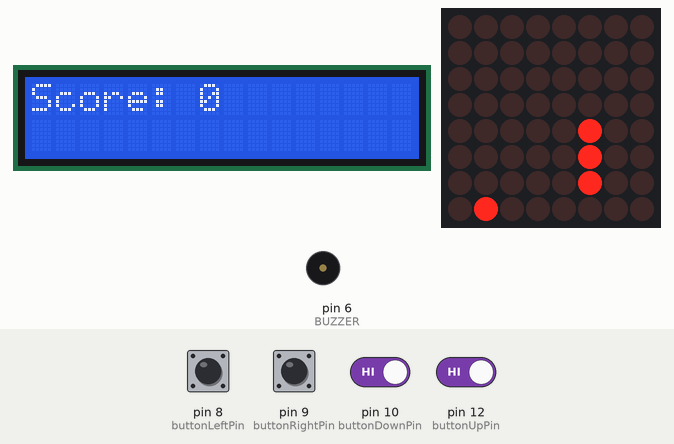
This sketch was run on a simulated Arduino Uno, built with avr-gcc and run on an emulated ATmega328P. Shown: 16×2 character LCD, 8×8 LED matrix, buzzer (waves = sounding). The inputs (shaded band) are chosen by the test bench; at power-on: pin 8 (buttonLeftPin), pin 9 (buttonRightPin), pin 10 (buttonDownPin), pin 12 (buttonUpPin) HIGH. Random numbers use the default seed unless the sketch sets one; what the sketch prints to the serial monitor is not drawn.

Above: at 4.68 s.
4.7 s: pin 10 (buttonDownPin) driven LOW and pin 12 (buttonUpPin) driven LOW
At 4.8 s:
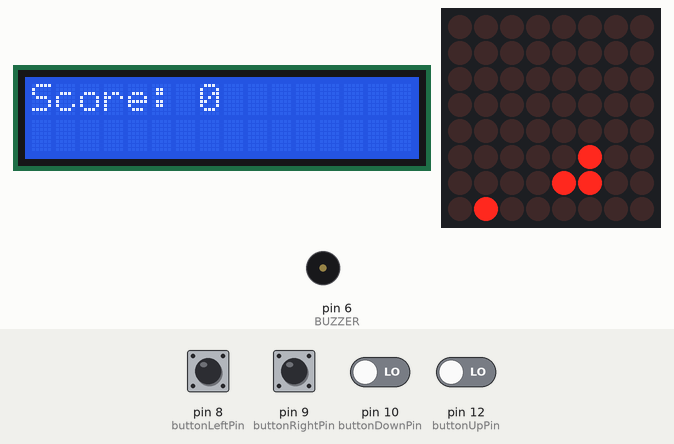
6.6 s: pin 10 (buttonDownPin) driven HIGH
At 6.72 s:
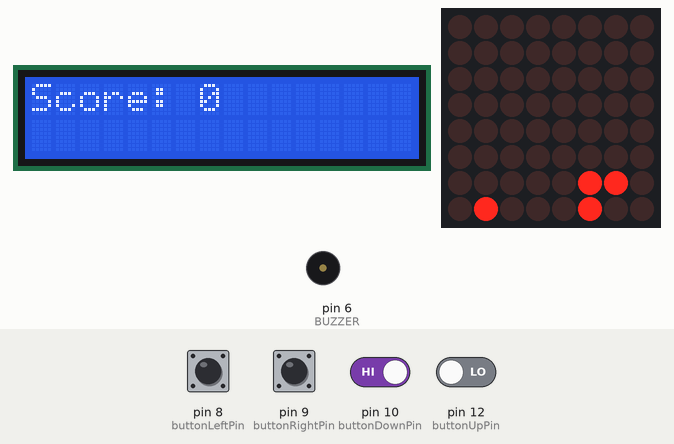
9.4 s: pin 10 (buttonDownPin) driven LOW
At 9.47 s:
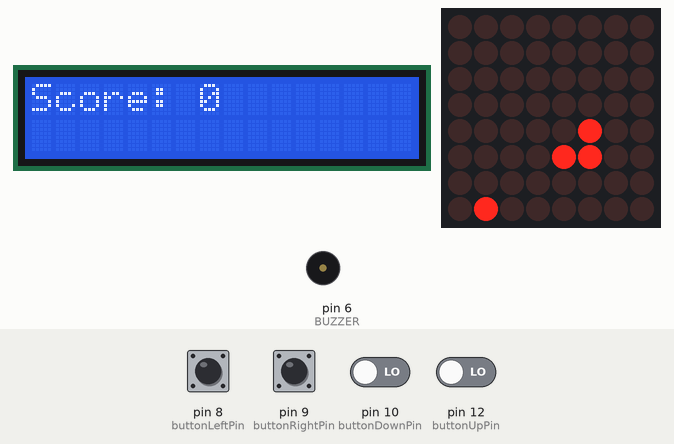
11.2 s: pin 12 (buttonUpPin) driven HIGH
At 11.27 s:
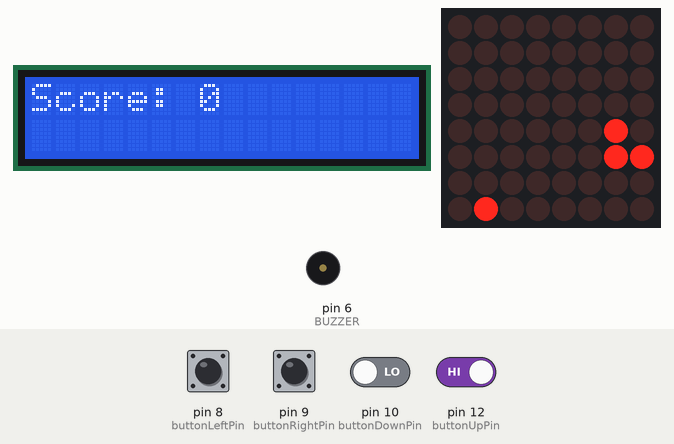
13.0 s: pin 12 (buttonUpPin) driven LOW
At 13.07 s:
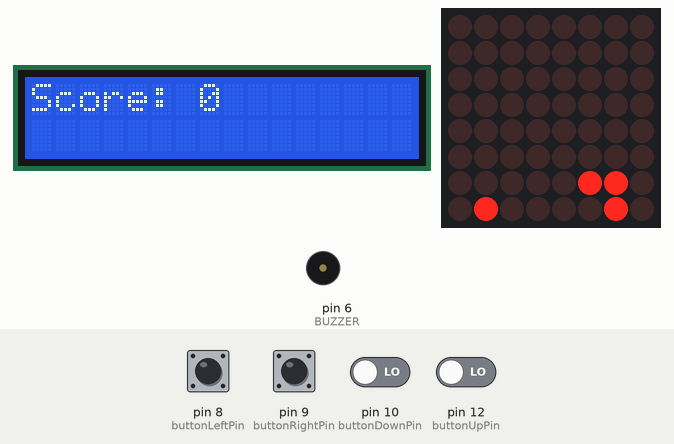
14.5 s: pin 10 (buttonDownPin) driven HIGH
At 14.85 s:
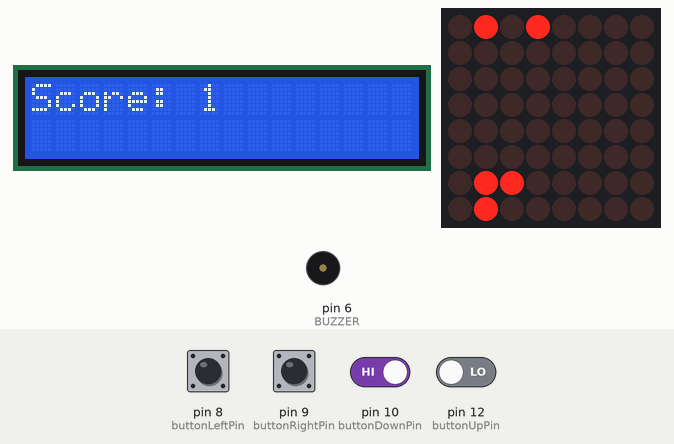
Timing chart, 0 to 17.4 s (numbered marks = the images above; inputs shaded):
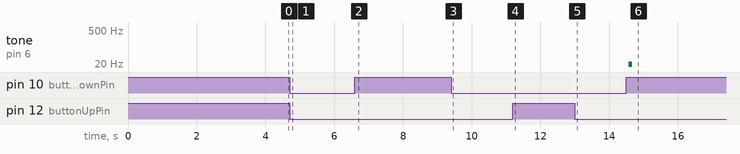

Measured:
- after the input at 14.5 s, tone on pin 6 (BUZZER): silent → 20 Hz after 0.07 s, → silent 0.10 s later

The sketch:

snakeGame.ino
```cpp
#include "LedControl.h"
#include <LiquidCrystal_I2C.h>
#include <Vector.h>

static const short CLK = 4;   // clock for LED matrix
static const short CS  = 2;  // chip-select for LED matrix
static const short DIN = 3;
static const short buttonDownPin = 10;
static const short buttonUpPin = 12;
static const short buttonLeftPin = 8;
static const short buttonRightPin = 9;
static const short BUZZER = 6;

static int initialLength = 3;

const short intensity = 3;

const short messageSpeed = 7;

LiquidCrystal_I2C lcd(0x27, 16, 2);
LedControl matrix(DIN,CLK, CS, 1);

struct COORD {
  short X;
  short Y;

  COORD(short Xin, short Yin){
    X = Xin;
    Y = Yin;
  }
  COORD(){};
};


class Food {
private:
  COORD pos;
public:
  Food(): pos(0,0) {genFood();};
  void genFood(){
    pos.X = random(0,8);
    pos.Y = random(0,8);
  }
  COORD getFoodPos() {
    return pos;
  }
};

COORD storageArray[64];

class Snake {
  private:
    COORD pos;
    int len;
    char direction;
    Vector<COORD> body;
  public:
    int getLength() {
      return len;
    }
    char getDirection(){
      return direction;
    }
    bool bodyCollision(){
      for(int i =0; i < body.size() - 1; i++){
        if(pos.X == body[i].X && pos.Y == body[i].Y){
          return true;
        }
      }
      return false;
    }
    int getBodySize(){
      return body.size();
    }
    Vector<COORD> getSnakeBody() {
      return body;
    }
    void grow(){
      len++;
    }
    COORD getPos(){
      return pos;
    }
    void moveSnake() {
      switch(direction) {
        case 'L':
          pos.Y -= 1;
          break;
        case 'R':
          pos.Y += 1;
          break;
        case 'D':
          pos.X += 1;
          break;
        case 'U':
          pos.X -= 1;
          break;
      }

      if(pos.X < 0){
        pos.X = 7;
      }else if(pos.X > 7){
        pos.X = 0;
      }

      if(pos.Y < 0){
        pos.Y = 7;
      }else if(pos.Y > 7){
        pos.Y = 0;
      }

      body.push_back(pos);
      if(body.size() > len){
        body.remove(0);
      }
    }
    void setDirection(char d){
      direction = d;
    }
    Snake(): pos(3,3),direction('R'),len(initialLength) {
        body.setStorage(storageArray);
        body.push_back(pos);
        for(int i =0; i < initialLength - 1; i++){
          moveSnake();
        }
    };
    bool eatenFood(COORD foodPos) {
      if(pos.X == foodPos.X && pos.Y == foodPos.Y){
        return true;
      }
      return false;
    }
};


Snake snake;
Food food;

void setup() {
  // put your setup code here, to run once:
  Serial.begin(9600);
  pinMode(buttonDownPin, INPUT_PULLUP);
  pinMode(buttonUpPin, INPUT_PULLUP);
  pinMode(buttonRightPin, INPUT_PULLUP);
  pinMode(buttonLeftPin, INPUT_PULLUP);
  pinMode(BUZZER, OUTPUT);
  matrix.shutdown(0, false);
  matrix.setIntensity(0, intensity);
  matrix.clearDisplay(0);
  randomSeed(analogRead(1));

  lcd.begin();
  lcd.backlight();
  lcd.clear();
  lcd.setCursor(0,0);
  lcd.print("Snake Game");
  lcd.setCursor(0,1);
  lcd.print("Reborn");


  showSnakeMessage();

  // LCD
  lcd.begin();
  lcd.backlight();
  lcd.clear();
  lcd.setCursor(0,0);

}

void renderBoard() {
  COORD snakePos = snake.getPos();
  COORD foodPos = food.getFoodPos();
  Vector<COORD> snakeBody = snake.getSnakeBody();
  for(int i =0; i <8; i++){
    for(int j = 0; j< 8; j++){
      if(i == snakePos.X && j == snakePos.Y){
        matrix.setLed(0, i, j, 1);
      }
      else if (i == foodPos.X && j == foodPos.Y){
        matrix.setLed(0, i, j, 1);
      }
      else {
        bool bodyPart = false;
        for(int k =0; k < snakeBody.size(); k++){
          if(i == snakeBody[k].X && j == snakeBody[k].Y){
            matrix.setLed(0, i, j, 1);
            bodyPart = true;
          }
        }
        if(!bodyPart) {
          matrix.setLed(0, i, j, 0);
        }

      }
    }
  }
}

int downPress = 0,upPress = 0,leftPress = 0,rightPress = 0;

void loop() {
  // put your main code here, to run repeatedly:
  lcd.setCursor(0,0);
  lcd.print("Score: ");
  lcd.print(snake.getLength() - initialLength);
  downPress = digitalRead(buttonDownPin);
  upPress = digitalRead(buttonUpPin);
  leftPress = digitalRead(buttonLeftPin);
  rightPress = digitalRead(buttonRightPin);
  Serial.print("LEFT: ");
  Serial.println(leftPress);
  Serial.print("\n");
  Serial.print("RIGHT: ");
  Serial.println(rightPress);
  Serial.print("\n");
  Serial.print("UP: ");
  Serial.println(upPress);
  Serial.print("\n");
  Serial.print("DOWN: ");
  Serial.println(downPress);
  Serial.print("\n");
  if(downPress){
    if(snake.getDirection() != 'U')
      snake.setDirection('D');
  }
  else if(upPress){
    if(snake.getDirection() != 'D')
      snake.setDirection('U');
  }
  else if(leftPress){
    if(snake.getDirection() != 'R')
      snake.setDirection('L');
  }
  else if(rightPress){
    if(snake.getDirection() != 'L')
      snake.setDirection('R');
  }
  snake.moveSnake();
  if(snake.bodyCollision()){
    Serial.print("Collision\n");
    tone(BUZZER, 5000);
    delay(1000);
    noTone(BUZZER);
    snake = Snake();
    showGameOverMessage();

  }
  if(snake.eatenFood(food.getFoodPos())){
    food.genFood();
    snake.grow();
    tone(BUZZER, 20);
    delay(100);
    noTone(BUZZER);
  }
  renderBoard();

  delay(100);

}


const PROGMEM bool snakeMessage[8][56] = {
  {0, 0, 0, 0, 0, 0, 0, 0, 0, 0, 0, 0, 0, 0, 0, 0, 0, 0, 0, 0, 0, 0, 0, 0, 0, 0, 0, 0, 0, 0, 0, 0, 0, 0, 0, 0, 0, 0, 0, 0, 0, 0, 0, 0, 0, 0, 0, 0, 0, 0, 0, 0, 0, 0, 0, 0},
  {0, 0, 0, 0, 0, 0, 0, 0, 0, 1, 1, 1, 1, 0, 0, 0, 1, 1, 0, 0, 0, 1, 1, 0, 0, 0, 1, 1, 1, 1, 0, 0, 0, 1, 1, 0, 0, 1, 1, 0, 0, 1, 1, 1, 1, 1, 1, 0, 0, 0, 0, 0, 0, 0, 0, 0},
  {0, 0, 0, 0, 0, 0, 0, 0, 1, 1, 0, 0, 1, 1, 0, 0, 1, 1, 1, 0, 0, 1, 1, 0, 0, 1, 1, 0, 0, 1, 1, 0, 0, 1, 1, 0, 1, 1, 0, 0, 0, 1, 1, 0, 0, 0, 0, 0, 0, 0, 0, 0, 0, 0, 0, 0},
  {0, 0, 0, 0, 0, 0, 0, 0, 1, 1, 0, 0, 0, 0, 0, 0, 1, 1, 1, 1, 0, 1, 1, 0, 0, 1, 1, 0, 0, 1, 1, 0, 0, 1, 1, 1, 1, 0, 0, 0, 0, 1, 1, 0, 0, 0, 0, 0, 0, 0, 0, 0, 0, 0, 0, 0},
  {0, 0, 0, 0, 0, 0, 0, 0, 0, 1, 1, 1, 1, 0, 0, 0, 1, 1, 0, 1, 1, 1, 1, 0, 0, 1, 1, 1, 1, 1, 1, 0, 0, 1, 1, 1, 0, 0, 0, 0, 0, 1, 1, 1, 1, 1, 0, 0, 0, 0, 0, 0, 0, 0, 0, 0},
  {0, 0, 0, 0, 0, 0, 0, 0, 0, 0, 0, 0, 1, 1, 0, 0, 1, 1, 0, 0, 1, 1, 1, 0, 0, 1, 1, 0, 0, 1, 1, 0, 0, 1, 1, 1, 1, 0, 0, 0, 0, 1, 1, 0, 0, 0, 0, 0, 0, 0, 0, 0, 0, 0, 0, 0},
  {0, 0, 0, 0, 0, 0, 0, 0, 1, 1, 0, 0, 1, 1, 0, 0, 1, 1, 0, 0, 0, 1, 1, 0, 0, 1, 1, 0, 0, 1, 1, 0, 0, 1, 1, 0, 1, 1, 0, 0, 0, 1, 1, 0, 0, 0, 0, 0, 0, 0, 0, 0, 0, 0, 0, 0},
  {0, 0, 0, 0, 0, 0, 0, 0, 0, 1, 1, 1, 1, 0, 0, 0, 1, 1, 0, 0, 0, 1, 1, 0, 0, 1, 1, 0, 0, 1, 1, 0, 0, 1, 1, 0, 0, 1, 1, 0, 0, 1, 1, 1, 1, 1, 1, 0, 0, 0, 0, 0, 0, 0, 0, 0}
};
const PROGMEM bool gameOverMessage[8][90] = {
  {0, 0, 0, 0, 0, 0, 0, 0, 0, 0, 0, 0, 0, 0, 0, 0, 0, 0, 0, 0, 0, 0, 0, 0, 0, 0, 0, 0, 0, 0, 0, 0, 0, 0, 0, 0, 0, 0, 0, 0, 0, 0, 0, 0, 0, 0, 0, 0, 0, 0, 0, 0, 0, 0, 0, 0, 0, 0, 0, 0, 0, 0, 0, 0, 0, 0, 0, 0, 0, 0, 0, 0, 0, 0, 0, 0, 0, 0, 0, 0, 0, 0, 0, 0, 0, 0, 0, 0, 0},
  {0, 0, 0, 0, 0, 0, 0, 0, 0, 1, 1, 1, 1, 0, 0, 0, 0, 1, 1, 1, 1, 0, 0, 0, 1, 1, 0, 0, 0, 1, 1, 0, 0, 1, 1, 1, 1, 1, 1, 0, 0, 0, 0, 0, 0, 0, 1, 1, 1, 1, 0, 0, 0, 1, 1, 0, 0, 1, 1, 0, 0, 1, 1, 1, 1, 1, 1, 0, 0, 1, 1, 1, 1, 1, 0, 0, 0, 0, 1, 1, 0, 0, 0, 0, 0, 0, 0, 0, 0},
  {0, 0, 0, 0, 0, 0, 0, 0, 1, 1, 0, 0, 1, 1, 0, 0, 1, 1, 0, 0, 1, 1, 0, 0, 1, 1, 1, 0, 1, 1, 1, 0, 0, 1, 1, 0, 0, 0, 0, 0, 0, 0, 0, 0, 0, 1, 1, 0, 0, 1, 1, 0, 0, 1, 1, 0, 0, 1, 1, 0, 0, 1, 1, 0, 0, 0, 0, 0, 0, 1, 1, 0, 0, 1, 1, 0, 0, 1, 1, 1, 1, 0, 0, 0, 0, 0, 0, 0, 0},
  {0, 0, 0, 0, 0, 0, 0, 0, 1, 1, 0, 0, 0, 0, 0, 0, 1, 1, 0, 0, 1, 1, 0, 0, 1, 1, 1, 1, 1, 1, 1, 0, 0, 1, 1, 0, 0, 0, 0, 0, 0, 0, 0, 0, 0, 1, 1, 0, 0, 1, 1, 0, 0, 1, 1, 0, 0, 1, 1, 0, 0, 1, 1, 0, 0, 0, 0, 0, 0, 1, 1, 0, 0, 1, 1, 0, 0, 1, 1, 1, 1, 0, 0, 0, 0, 0, 0, 0, 0},
  {0, 0, 0, 0, 0, 0, 0, 0, 1, 1, 0, 0, 0, 0, 0, 0, 1, 1, 1, 1, 1, 1, 0, 0, 1, 1, 0, 1, 0, 1, 1, 0, 0, 1, 1, 1, 1, 1, 0, 0, 0, 0, 0, 0, 0, 1, 1, 0, 0, 1, 1, 0, 0, 1, 1, 0, 0, 1, 1, 0, 0, 1, 1, 1, 1, 1, 0, 0, 0, 1, 1, 1, 1, 1, 0, 0, 0, 0, 1, 1, 0, 0, 0, 0, 0, 0, 0, 0, 0},
  {0, 0, 0, 0, 0, 0, 0, 0, 1, 1, 0, 1, 1, 1, 0, 0, 1, 1, 0, 0, 1, 1, 0, 0, 1, 1, 0, 0, 0, 1, 1, 0, 0, 1, 1, 0, 0, 0, 0, 0, 0, 0, 0, 0, 0, 1, 1, 0, 0, 1, 1, 0, 0, 1, 1, 0, 0, 1, 1, 0, 0, 1, 1, 0, 0, 0, 0, 0, 0, 1, 1, 1, 1, 0, 0, 0, 0, 0, 1, 1, 0, 0, 0, 0, 0, 0, 0, 0, 0},
  {0, 0, 0, 0, 0, 0, 0, 0, 1, 1, 0, 0, 1, 1, 0, 0, 1, 1, 0, 0, 1, 1, 0, 0, 1, 1, 0, 0, 0, 1, 1, 0, 0, 1, 1, 0, 0, 0, 0, 0, 0, 0, 0, 0, 0, 1, 1, 0, 0, 1, 1, 0, 0, 0, 1, 1, 1, 1, 0, 0, 0, 1, 1, 0, 0, 0, 0, 0, 0, 1, 1, 0, 1, 1, 0, 0, 0, 0, 0, 0, 0, 0, 0, 0, 0, 0, 0, 0, 0},
  {0, 0, 0, 0, 0, 0, 0, 0, 0, 1, 1, 1, 1, 0, 0, 0, 1, 1, 0, 0, 1, 1, 0, 0, 1, 1, 0, 0, 0, 1, 1, 0, 0, 1, 1, 1, 1, 1, 1, 0, 0, 0, 0, 0, 0, 0, 1, 1, 1, 1, 0, 0, 0, 0, 0, 1, 1, 0, 0, 0, 0, 1, 1, 1, 1, 1, 1, 0, 0, 1, 1, 0, 0, 1, 1, 0, 0, 0, 1, 1, 0, 0, 0, 0, 0, 0, 0, 0, 0}
};

const PROGMEM bool scoreMessage[8][58] = {
  {0, 0, 0, 0, 0, 0, 0, 0, 0, 0, 0, 0, 0, 0, 0, 0, 0, 0, 0, 0, 0, 0, 0, 0, 0, 0, 0, 0, 0, 0, 0, 0, 0, 0, 0, 0, 0, 0, 0, 0, 0, 0, 0, 0, 0, 0, 0, 0, 0, 0, 0, 0, 0, 0, 0, 0, 0, 0},
  {0, 0, 0, 0, 0, 0, 0, 0, 0, 1, 1, 1, 1, 0, 0, 0, 0, 1, 1, 1, 1, 0, 0, 0, 0, 1, 1, 1, 1, 0, 0, 0, 1, 1, 1, 1, 1, 0, 0, 0, 1, 1, 1, 1, 1, 1, 0, 0, 0, 0, 0, 0, 0, 0, 0, 0, 0, 0},
  {0, 0, 0, 0, 0, 0, 0, 0, 1, 1, 0, 0, 1, 1, 0, 0, 1, 1, 0, 0, 1, 1, 0, 0, 1, 1, 0, 0, 1, 1, 0, 0, 1, 1, 0, 0, 1, 1, 0, 0, 1, 1, 0, 0, 0, 0, 0, 0, 1, 1, 0, 0, 0, 0, 0, 0, 0, 0},
  {0, 0, 0, 0, 0, 0, 0, 0, 1, 1, 0, 0, 0, 0, 0, 0, 1, 1, 0, 0, 0, 0, 0, 0, 1, 1, 0, 0, 1, 1, 0, 0, 1, 1, 0, 0, 1, 1, 0, 0, 1, 1, 0, 0, 0, 0, 0, 0, 1, 1, 0, 0, 0, 0, 0, 0, 0, 0},
  {0, 0, 0, 0, 0, 0, 0, 0, 0, 1, 1, 1, 1, 0, 0, 0, 1, 1, 0, 0, 0, 0, 0, 0, 1, 1, 0, 0, 1, 1, 0, 0, 1, 1, 1, 1, 1, 0, 0, 0, 1, 1, 1, 1, 1, 0, 0, 0, 0, 0, 0, 0, 0, 0, 0, 0, 0, 0},
  {0, 0, 0, 0, 0, 0, 0, 0, 0, 0, 0, 0, 1, 1, 0, 0, 1, 1, 0, 0, 0, 0, 0, 0, 1, 1, 0, 0, 1, 1, 0, 0, 1, 1, 1, 1, 0, 0, 0, 0, 1, 1, 0, 0, 0, 0, 0, 0, 1, 1, 0, 0, 0, 0, 0, 0, 0, 0},
  {0, 0, 0, 0, 0, 0, 0, 0, 1, 1, 0, 0, 1, 1, 0, 0, 1, 1, 0, 0, 1, 1, 0, 0, 1, 1, 0, 0, 1, 1, 0, 0, 1, 1, 0, 1, 1, 0, 0, 0, 1, 1, 0, 0, 0, 0, 0, 0, 1, 1, 0, 0, 0, 0, 0, 0, 0, 0},
  {0, 0, 0, 0, 0, 0, 0, 0, 0, 1, 1, 1, 1, 0, 0, 0, 0, 1, 1, 1, 1, 0, 0, 0, 0, 1, 1, 1, 1, 0, 0, 0, 1, 1, 0, 0, 1, 1, 0, 0, 1, 1, 1, 1, 1, 1, 0, 0, 0, 0, 0, 0, 0, 0, 0, 0, 0, 0}
};

void showSnakeMessage() {
  [&] {
    for (int d = 0; d < sizeof(snakeMessage[0]) - 7; d++) {
      for (int col = 0; col < 8; col++) {
        delay(messageSpeed);
        for (int row = 0; row < 8; row++) {
          // this reads the byte from the PROGMEM and displays it on the screen
          matrix.setLed(0, row, col, pgm_read_byte(&(snakeMessage[row][col + d])));
        }
      }
    }
  }();
  matrix.clearDisplay(0);
}

// scrolls the 'game over' message around the matrix
void showGameOverMessage() {
  [&] {
    for (int d = 0; d < sizeof(gameOverMessage[0]) - 7; d++) {
      for (int col = 0; col < 8; col++) {
        delay(messageSpeed);
        for (int row = 0; row < 8; row++) {
          // this reads the byte from the PROGMEM and displays it on the screen
          matrix.setLed(0, row, col, pgm_read_byte(&(gameOverMessage[row][col + d])));
        }
      }
    }
  }();

  matrix.clearDisplay(0);

}
```
